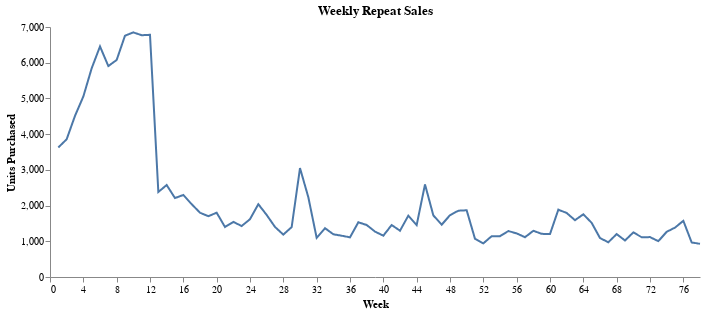

Notebook source saved alongside this figure:
### Markdown cell above
Creating Summaries

### Code cell
# What is the total number of CDs purchased each week?
weeklysales = (
    CDNOW_master
    .with_columns(((pl.col('PurchDay') - 1) // 7 + 1).alias('Week'))
    .group_by('Week')
    .agg(pl.col('Quant').sum())
    .sort('Week')
)

(
    ChartTemp(weeklysales.collect())
    .line_encode(y_col='Quant', y_title='Units Purchased', x_range=78)
    .line_prop('Weekly Repeat Sales')
)

### Figure 1 — Vega-Lite specification as saved in the notebook (floating-point values rounded to 4 significant figures)
{"$schema": "https://vega.github.io/schema/vega-lite/v5.20.1.json", "config": {"axisX": {"grid": false}, "axisY": {"grid": false}, "view": {"continuousHeight": 300, "continuousWidth": 300, "stroke": null}}, "data": {"name": "data-9fa5feda862c820accab3ab42b383098"}, "datasets": {"data-9fa5feda862c820accab3ab42b383098": [{"Quant": 3627, "Week": 1}, {"Quant": 3857, "Week": 2}, {"Quant": 4512, "Week": 3}, {"Quant": 5054, "Week": 4}, {"Quant": 5843, "Week": 5}, {"Quant": 6456, "Week": 6}, {"Quant": 5906, "Week": 7}, {"Quant": 6077, "Week": 8}, {"Quant": 6757, "Week": 9}, {"Quant": 6848, "Week": 10}, {"Quant": 6770, "Week": 11}, {"Quant": 6781, "Week": 12}, {"Quant": 2381, "Week": 13}, {"Quant": 2575, "Week": 14}, {"Quant": 2210, "Week": 15}, {"Quant": 2297, "Week": 16}, {"Quant": 2039, "Week": 17}, {"Quant": 1800, "Week": 18}, {"Quant": 1701, "Week": 19}, {"Quant": 1801, "Week": 20}, {"Quant": 1400, "Week": 21}, {"Quant": 1543, "Week": 22}, {"Quant": 1427, "Week": 23}, {"Quant": 1619, "Week": 24}, {"Quant": 2038, "Week": 25}, {"Quant": 1738, "Week": 26}, {"Quant": 1402, "Week": 27}, {"Quant": 1186, "Week": 28}, {"Quant": 1398, "Week": 29}, {"Quant": 3050, "Week": 30}, {"Quant": 2233, "Week": 31}, {"Quant": 1095, "Week": 32}, {"Quant": 1367, "Week": 33}, {"Quant": 1197, "Week": 34}, {"Quant": 1155, "Week": 35}, {"Quant": 1112, "Week": 36}, {"Quant": 1532, "Week": 37}, {"Quant": 1456, "Week": 38}, {"Quant": 1272, "Week": 39}, {"Quant": 1157, "Week": 40}, {"Quant": 1456, "Week": 41}, {"Quant": 1296, "Week": 42}, {"Quant": 1718, "Week": 43}, {"Quant": 1454, "Week": 44}, {"Quant": 2592, "Week": 45}, {"Quant": 1726, "Week": 46}, {"Quant": 1464, "Week": 47}, {"Quant": 1731, "Week": 48}, {"Quant": 1856, "Week": 49}, {"Quant": 1868, "Week": 50}, {"Quant": 1069, "Week": 51}, {"Quant": 942, "Week": 52}, {"Quant": 1143, "Week": 53}, {"Quant": 1142, "Week": 54}, {"Quant": 1287, "Week": 55}, {"Quant": 1221, "Week": 56}, {"Quant": 1114, "Week": 57}, {"Quant": 1294, "Week": 58}, {"Quant": 1209, "Week": 59}, {"Quant": 1202, "Week": 60}, {"Quant": 1885, "Week": 61}, {"Quant": 1793, "Week": 62}, {"Quant": 1591, "Week": 63}, {"Quant": 1756, "Week": 64}, {"Quant": 1516, "Week": 65}, {"Quant": 1090, "Week": 66}, {"Quant": 973, "Week": 67}, {"Quant": 1202, "Week": 68}, {"Quant": 1022, "Week": 69}, {"Quant": 1249, "Week": 70}, {"Quant": 1113, "Week": 71}, {"Quant": 1117, "Week": 72}, {"Quant": 1004, "Week": 73}, {"Quant": 1265, "Week": 74}, {"Quant": 1383, "Week": 75}, {"Quant": 1573, "Week": 76}, {"Quant": 967, "Week": 77}, {"Quant": 929, "Week": 78}]}, "encoding": {"color": {}, "x": {"axis": {"labelExpr": "datum.value", "title": "Week", "values": [0, 4, 8, 12, 16, 20, 24, 28, 32, 36, 40, 44, 48, 52, 56, 60, 64, 68, 72, 76]}, "field": "Week", "scale": {"domain": [0, 78]}, "type": "quantitative"}, "y": {"field": "Quant", "scale": {}, "title": "Units Purchased", "type": "quantitative"}}, "height": 250, "mark": {"strokeDash": [1, 0], "strokeWidth": 2, "type": "line"}, "title": "Weekly Repeat Sales", "width": 650}
